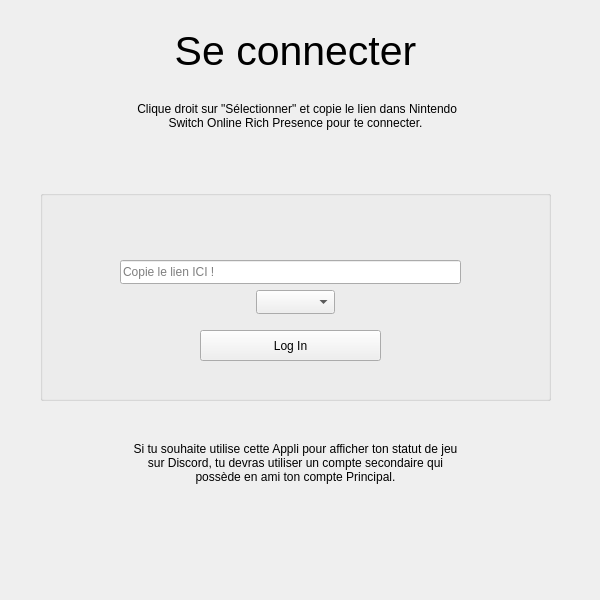
<?xml version="1.0" encoding="UTF-8"?>
<ui version="4.0">
 <class>MainWindow</class>
 <widget class="QWidget" name="MainWindow">
  <property name="geometry">
   <rect>
    <x>0</x>
    <y>0</y>
    <width>600</width>
    <height>600</height>
   </rect>
  </property>
  <property name="windowTitle">
   <string>Nintendo Switch Online Rich Presence</string>
  </property>
  <widget class="QStackedWidget" name="stackedWidget">
   <property name="geometry">
    <rect>
     <x>0</x>
     <y>0</y>
     <width>601</width>
     <height>601</height>
    </rect>
   </property>
   <widget class="QWidget" name="link">
    <widget class="QLabel" name="label">
     <property name="geometry">
      <rect>
       <x>130</x>
       <y>80</y>
       <width>331</width>
       <height>71</height>
      </rect>
     </property>
     <property name="text">
      <string> Clique droit sur &quot;Sélectionner&quot; et copie le lien dans Nintendo Switch Online Rich Presence pour te connecter.</string>
     </property>
     <property name="alignment">
      <set>Qt::AlignCenter</set>
     </property>
     <property name="wordWrap">
      <bool>true</bool>
     </property>
    </widget>
    <widget class="QGroupBox" name="groupBox">
     <property name="geometry">
      <rect>
       <x>40</x>
       <y>190</y>
       <width>511</width>
       <height>211</height>
      </rect>
     </property>
     <property name="title">
      <string/>
     </property>
     <widget class="QPushButton" name="pushButton">
      <property name="geometry">
       <rect>
        <x>160</x>
        <y>140</y>
        <width>181</width>
        <height>31</height>
       </rect>
      </property>
      <property name="text">
       <string>Log In</string>
      </property>
     </widget>
     <widget class="QLineEdit" name="lineEdit">
      <property name="geometry">
       <rect>
        <x>80</x>
        <y>70</y>
        <width>341</width>
        <height>24</height>
       </rect>
      </property>
      <property name="placeholderText">
       <string>Copie le lien ICI !</string>
      </property>
     </widget>
     <widget class="QComboBox" name="comboBox">
      <property name="geometry">
       <rect>
        <x>216</x>
        <y>100</y>
        <width>79</width>
        <height>24</height>
       </rect>
      </property>
     </widget>
    </widget>
    <widget class="QLabel" name="label_2">
     <property name="geometry">
      <rect>
       <x>100</x>
       <y>20</y>
       <width>391</width>
       <height>61</height>
      </rect>
     </property>
     <property name="font">
      <font>
       <pointsize>31</pointsize>
      </font>
     </property>
     <property name="text">
      <string>Se connecter</string>
     </property>
     <property name="alignment">
      <set>Qt::AlignCenter</set>
     </property>
    </widget>
    <widget class="QLabel" name="label_18">
     <property name="geometry">
      <rect>
       <x>130</x>
       <y>420</y>
       <width>331</width>
       <height>71</height>
      </rect>
     </property>
     <property name="text">
      <string>
Si tu souhaite utilise cette Appli pour afficher ton statut de jeu sur Discord, tu devras utiliser un compte secondaire qui possède en ami ton compte Principal.</string>
     </property>
     <property name="alignment">
      <set>Qt::AlignCenter</set>
     </property>
     <property name="wordWrap">
      <bool>true</bool>
     </property>
    </widget>
   </widget>
   <widget class="QWidget" name="home">
    <widget class="QGroupBox" name="groupBox_6">
     <property name="geometry">
      <rect>
       <x>0</x>
       <y>0</y>
       <width>211</width>
       <height>601</height>
      </rect>
     </property>
     <property name="title">
      <string/>
     </property>
     <widget class="QGroupBox" name="groupBox_2">
      <property name="geometry">
       <rect>
        <x>0</x>
        <y>0</y>
        <width>211</width>
        <height>121</height>
       </rect>
      </property>
      <property name="title">
       <string/>
      </property>
      <widget class="QLabel" name="label_3">
       <property name="geometry">
        <rect>
         <x>20</x>
         <y>20</y>
         <width>61</width>
         <height>61</height>
        </rect>
       </property>
       <property name="text">
        <string/>
       </property>
      </widget>
      <widget class="QLabel" name="label_4">
       <property name="geometry">
        <rect>
         <x>10</x>
         <y>90</y>
         <width>81</width>
         <height>16</height>
        </rect>
       </property>
       <property name="text">
        <string/>
       </property>
      </widget>
      <widget class="QLabel" name="label_5">
       <property name="geometry">
        <rect>
         <x>130</x>
         <y>20</y>
         <width>71</width>
         <height>21</height>
        </rect>
       </property>
       <property name="text">
        <string>NSO-RPC</string>
       </property>
      </widget>
      <widget class="QLabel" name="label_6">
       <property name="geometry">
        <rect>
         <x>100</x>
         <y>20</y>
         <width>21</width>
         <height>21</height>
        </rect>
       </property>
       <property name="text">
        <string/>
       </property>
      </widget>
     </widget>
     <widget class="QGroupBox" name="groupBox_3">
      <property name="geometry">
       <rect>
        <x>0</x>
        <y>120</y>
        <width>211</width>
        <height>41</height>
       </rect>
      </property>
      <property name="title">
       <string/>
      </property>
      <widget class="QPushButton" name="pushButton_2">
       <property name="geometry">
        <rect>
         <x>-1</x>
         <y>3</y>
         <width>211</width>
         <height>41</height>
        </rect>
       </property>
       <property name="text">
        <string>Profil</string>
       </property>
      </widget>
     </widget>
     <widget class="QGroupBox" name="groupBox_5">
      <property name="geometry">
       <rect>
        <x>0</x>
        <y>160</y>
        <width>211</width>
        <height>41</height>
       </rect>
      </property>
      <property name="title">
       <string/>
      </property>
      <widget class="QPushButton" name="pushButton_3">
       <property name="geometry">
        <rect>
         <x>0</x>
         <y>0</y>
         <width>211</width>
         <height>41</height>
        </rect>
       </property>
       <property name="text">
        <string>Liste d'amis</string>
       </property>
      </widget>
     </widget>
     <widget class="QGroupBox" name="groupBox_4">
      <property name="geometry">
       <rect>
        <x>0</x>
        <y>560</y>
        <width>211</width>
        <height>41</height>
       </rect>
      </property>
      <property name="title">
       <string/>
      </property>
      <widget class="QPushButton" name="pushButton_5">
       <property name="geometry">
        <rect>
         <x>0</x>
         <y>0</y>
         <width>211</width>
         <height>41</height>
        </rect>
       </property>
       <property name="text">
        <string>Quitter</string>
       </property>
      </widget>
     </widget>
     <widget class="QGroupBox" name="groupBox_8">
      <property name="geometry">
       <rect>
        <x>0</x>
        <y>520</y>
        <width>211</width>
        <height>41</height>
       </rect>
      </property>
      <property name="title">
       <string/>
      </property>
      <widget class="QPushButton" name="pushButton_4">
       <property name="geometry">
        <rect>
         <x>0</x>
         <y>0</y>
         <width>211</width>
         <height>41</height>
        </rect>
       </property>
       <property name="text">
        <string>Paramètres</string>
       </property>
      </widget>
     </widget>
    </widget>
    <widget class="QStackedWidget" name="stackedWidget_2">
     <property name="geometry">
      <rect>
       <x>210</x>
       <y>0</y>
       <width>391</width>
       <height>601</height>
      </rect>
     </property>
     <widget class="QWidget" name="page">
      <widget class="QGroupBox" name="groupBox_7">
       <property name="geometry">
        <rect>
         <x>20</x>
         <y>150</y>
         <width>351</width>
         <height>121</height>
        </rect>
       </property>
       <property name="title">
        <string/>
       </property>
       <widget class="QLabel" name="label_7">
        <property name="geometry">
         <rect>
          <x>120</x>
          <y>15</y>
          <width>221</width>
          <height>31</height>
         </rect>
        </property>
        <property name="text">
         <string/>
        </property>
        <property name="wordWrap">
         <bool>true</bool>
        </property>
       </widget>
       <widget class="QLabel" name="label_8">
        <property name="geometry">
         <rect>
          <x>15</x>
          <y>15</y>
          <width>91</width>
          <height>91</height>
         </rect>
        </property>
        <property name="text">
         <string/>
        </property>
       </widget>
       <widget class="QLabel" name="label_10">
        <property name="geometry">
         <rect>
          <x>120</x>
          <y>60</y>
          <width>221</width>
          <height>41</height>
         </rect>
        </property>
        <property name="text">
         <string/>
        </property>
        <property name="wordWrap">
         <bool>true</bool>
        </property>
       </widget>
      </widget>
      <widget class="QLabel" name="label_9">
       <property name="geometry">
        <rect>
         <x>110</x>
         <y>120</y>
         <width>171</width>
         <height>21</height>
        </rect>
       </property>
       <property name="text">
        <string>En train de jouer</string>
       </property>
      </widget>
      <widget class="QLabel" name="label_11">
       <property name="geometry">
        <rect>
         <x>30</x>
         <y>10</y>
         <width>91</width>
         <height>91</height>
        </rect>
       </property>
       <property name="text">
        <string/>
       </property>
      </widget>
      <widget class="QLabel" name="label_13">
       <property name="geometry">
        <rect>
         <x>140</x>
         <y>10</y>
         <width>211</width>
         <height>31</height>
        </rect>
       </property>
       <property name="text">
        <string/>
       </property>
      </widget>
      <widget class="QLabel" name="label_14">
       <property name="geometry">
        <rect>
         <x>140</x>
         <y>60</y>
         <width>231</width>
         <height>41</height>
        </rect>
       </property>
       <property name="text">
        <string/>
       </property>
      </widget>
      <widget class="QPushButton" name="pushButton_7">
       <property name="geometry">
        <rect>
         <x>80</x>
         <y>550</y>
         <width>111</width>
         <height>41</height>
        </rect>
       </property>
       <property name="text">
        <string>Sélectionner ce Profil</string>
       </property>
      </widget>
      <widget class="QPushButton" name="pushButton_8">
       <property name="geometry">
        <rect>
         <x>200</x>
         <y>550</y>
         <width>111</width>
         <height>41</height>
        </rect>
       </property>
       <property name="text">
        <string>Réinitialiser</string>
       </property>
      </widget>
     </widget>
     <widget class="QWidget" name="page_2">
      <widget class="QScrollArea" name="scrollArea">
       <property name="geometry">
        <rect>
         <x>-10</x>
         <y>0</y>
         <width>401</width>
         <height>601</height>
        </rect>
       </property>
       <property name="verticalScrollBarPolicy">
        <enum>Qt::ScrollBarAlwaysOn</enum>
       </property>
       <property name="horizontalScrollBarPolicy">
        <enum>Qt::ScrollBarAlwaysOff</enum>
       </property>
       <property name="widgetResizable">
        <bool>true</bool>
       </property>
       <widget class="QWidget" name="scrollAreaWidgetContents">
        <property name="geometry">
         <rect>
          <x>0</x>
          <y>0</y>
          <width>385</width>
          <height>599</height>
         </rect>
        </property>
       </widget>
      </widget>
     </widget>
     <widget class="QWidget" name="page_3">
      <widget class="QLabel" name="label_12">
       <property name="geometry">
        <rect>
         <x>10</x>
         <y>10</y>
         <width>101</width>
         <height>21</height>
        </rect>
       </property>
       <property name="text">
        <string>Discord:</string>
       </property>
      </widget>
      <widget class="QPushButton" name="pushButton_6">
       <property name="geometry">
        <rect>
         <x>140</x>
         <y>550</y>
         <width>111</width>
         <height>41</height>
        </rect>
       </property>
       <property name="text">
        <string>Se déconnecter</string>
       </property>
      </widget>
      <widget class="QLabel" name="label_15">
       <property name="geometry">
        <rect>
         <x>10</x>
         <y>50</y>
         <width>101</width>
         <height>21</height>
        </rect>
       </property>
       <property name="text">
        <string>Mettre à jour le statut:</string>
       </property>
      </widget>
      <widget class="QLabel" name="label_16">
       <property name="geometry">
        <rect>
         <x>10</x>
         <y>90</y>
         <width>101</width>
         <height>21</height>
        </rect>
       </property>
       <property name="text">
        <string>Mode sombre:</string>
       </property>
      </widget>
      <widget class="QLabel" name="label_17">
       <property name="geometry">
        <rect>
         <x>10</x>
         <y>130</y>
         <width>101</width>
         <height>21</height>
        </rect>
       </property>
       <property name="text">
        <string>Démarrer en arrière plan:</string>
       </property>
      </widget>
      <widget class="QLabel" name="label_19">
       <property name="geometry">
        <rect>
         <x>10</x>
         <y>170</y>
         <width>101</width>
         <height>21</height>
        </rect>
       </property>
       <property name="text">
        <string>Lancer au démarrage:</string>
       </property>
      </widget>
     </widget>
    </widget>
   </widget>
  </widget>
 </widget>
 <resources/>
 <connections/>
</ui>
